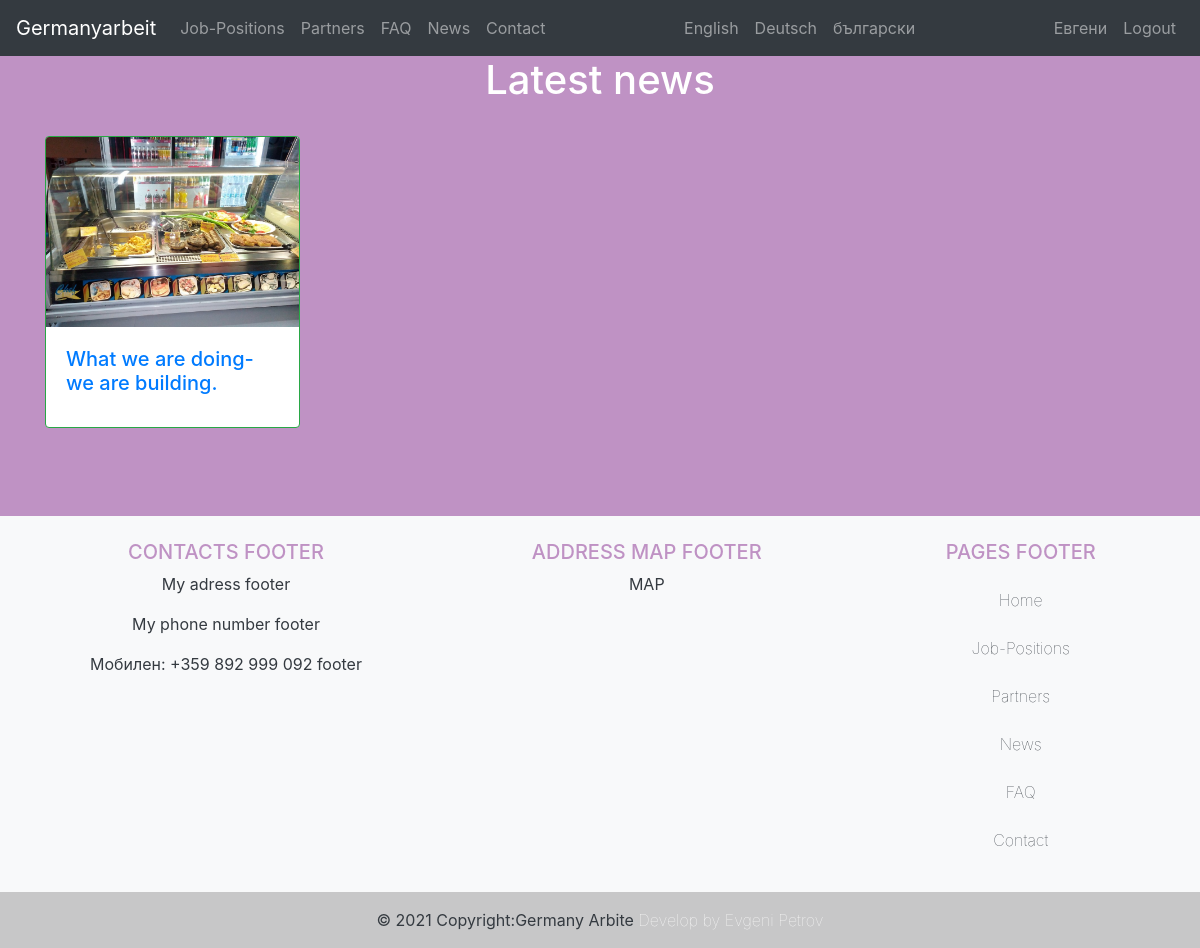
Screenshot of /news/ (signed in) with the database file from the repository.
### costumeuser/models.py (models this page shows, shortened)
class User(AbstractUser):
    is_worker = models.BooleanField(default=False)
    is_company = models.BooleanField(default=False)

class Worker(models.Model):
    user = models.OneToOneField(User, on_delete=models.CASCADE, primary_key=True, related_name="worker", verbose_name=_('worker'))
    image = models.ImageField(verbose_name=_('image'), default="default.jpeg", upload_to='profile_pics')
    first_name = models.CharField(verbose_name=_('first_name'), max_length=50)
    last_name = models.CharField(verbose_name=_('last_name'), max_length=50)
    phone = models.CharField(verbose_name=_('phone'), max_length=20)

### news/models.py (models this page shows, shortened)
class News(models.Model):
    title = models.CharField(max_length=250)
    slug = models.SlugField(allow_unicode=True)
    thumbnail = models.ImageField(upload_to='photos/%Y/%m/%d/')
    content = models.TextField()
    featured = models.BooleanField(default=False)
    date_create = models.DateField(default=datetime.now, blank=True)

### news/views.py (the view)
# urls.py: path('', NewsListView.as_view(), name="news"),
class NewsListView(ListView):
    model = News
    ordering = ['-date_create']

### templates/news/news_list.html (shortened to what this page needs)
{% extends 'base.html' %}
{% load i18n %}
{% block content %}
    <div class="header">
        <h1 style="color: white; text-align: center">{% trans "Latest news" %}</h1>
    </div>
    <br>
    <div class="container">
        <div class="row">
            {% for obj in object_list %}
                <div class="col-lg-3">
                    <a href="{{ obj.slug }}"><div class="card border-success mb-3">
                        <img class="card-img-top" src="{{ obj.thumbnail.url | safe }}" alt="Card image cap">
                        <div class="card-body">
                            <h5 class="card-title" style="none">{{ obj.title | safe }}</h5>
                        </div>
                    </div></a>
                    <br>
                </div>
            {% endfor %}
        </div>
    </div>
{% endblock %}

### templates/nav.html (shortened to what this page needs)
{% load i18n %}
{% load static %}
<nav class="navbar navbar-expand-lg navbar-dark bg-dark">
  <a class="navbar-brand" href="{% url 'home' %}"><img/>Germanyarbeit</a>
  <div class="collapse navbar-collapse justify-content-between" id="navbarNav">
    <ul class="navbar-nav">
      <li class="nav-item">
        <a class="nav-link" href="{% url 'category_all' %}">{% trans "Job-Positions" %}</a>
      </li>
      <li class="nav-item">
        <a class="nav-link" href="{% url 'partners' %}">{% trans "Partners" %}</a>
      </li>
      <li class="nav-item">
        <a class="nav-link" href="{% url 'faq' %}">{% trans "FAQ" %}</a>
      </li>
      <li class="nav-item">
        <a class="nav-link" href="{% url 'news' %}">{% trans "News" %}</a>
      </li>
      <li class="nav-item">
        <a class="nav-link" href="{% url 'contact' %}">{% trans "Contact" %}</a>
      </li>
    </ul>
    <ul class="navbar-nav">
        {% get_available_languages as LANGUAGES %}
        {% get_language_info_list for LANGUAGES as languages %}
        {% for lang in languages %}
          <li class="nav-item">
            <a class="dropdown-item nav-link" href="/{{ lang.code }}/">{{ lang.name_local }}</a>
          </li>
        {% endfor %}
    </ul>
    <ul class="navbar-nav">
      {% if user.is_authenticated %}
        {% if user.is_worker %}
        <li class="nav-item">
            <a class="nav-link" href="{% url 'profile' %}">{{ user.worker.first_name }}</a>
        </li>
        {% elif user.is_company %}
        <li class="nav-item">
            <a class="nav-link" href="{% url 'profile' %}">{{ user.company.company_name }}</a>
        </li>
        {% endif %}
      <li class="nav-item">
        <a class="nav-link" href="{% url 'account_logout' %}">{% trans "Logout" %}</a>
      </li>
      {% endif %}
    </ul>
  </div>
</nav>

### static/css/main.css (style rules this page uses)
.body { background-color: #BF92C4; background-repeat: no-repeat; }

### rows the page displays
User: worker.first_name "Евгени"
News: thumbnail (picture), title "What we are doing- we are building."

### other values shown
{{ lang.name_local }} "English" "Deutsch" "български"
